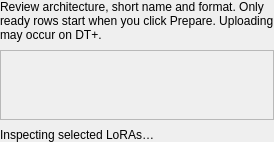
<?xml version="1.0" encoding="utf-8"?>
<ui version="4.0">
 <class>LoraPrepareEditor</class>
 <widget class="QWidget" name="loraPrepareEditor">
  <layout class="QVBoxLayout" name="loraPrepareLayout">
   <property name="leftMargin"><number>0</number></property>
   <property name="topMargin"><number>0</number></property>
   <property name="rightMargin"><number>0</number></property>
   <property name="bottomMargin"><number>0</number></property>
   <property name="spacing"><number>8</number></property>
   <item>
    <widget class="QLabel" name="loraPrepareHint">
     <property name="text"><string>Review architecture, short name and format. Only ready rows start when you click Prepare. Uploading may occur on DT+.</string></property>
     <property name="wordWrap"><bool>true</bool></property>
     <property name="role" stdset="0"><string>secondary</string></property>
    </widget>
   </item>
   <item>
    <widget class="QScrollArea" name="loraPrepareScroll">
     <property name="widgetResizable"><bool>true</bool></property>
     <property name="horizontalScrollBarPolicy"><enum>Qt::ScrollBarAlwaysOff</enum></property>
     <property name="accessibleName"><string>LoRA batch preparation</string></property>
     <widget class="QWidget" name="loraPrepareRows">
      <layout class="QVBoxLayout" name="loraPrepareRowsLayout">
       <property name="leftMargin"><number>4</number></property>
       <property name="topMargin"><number>4</number></property>
       <property name="rightMargin"><number>4</number></property>
       <property name="bottomMargin"><number>4</number></property>
       <property name="spacing"><number>8</number></property>
      </layout>
     </widget>
    </widget>
   </item>
   <item>
    <widget class="QLabel" name="loraPrepareCounts">
     <property name="text"><string>Inspecting selected LoRAs…</string></property>
     <property name="role" stdset="0"><string>secondary</string></property>
    </widget>
   </item>
  </layout>
 </widget>
 <resources/>
 <connections/>
</ui>
